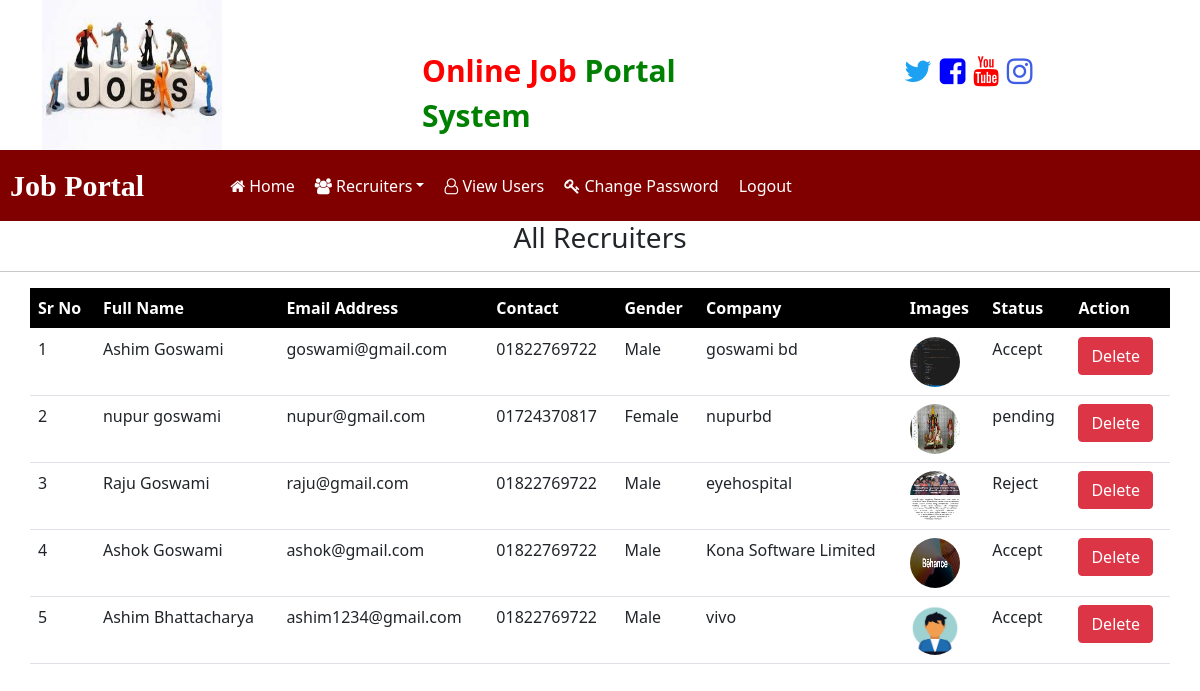
The app's page /recuiter_all/ (signed in), older data.
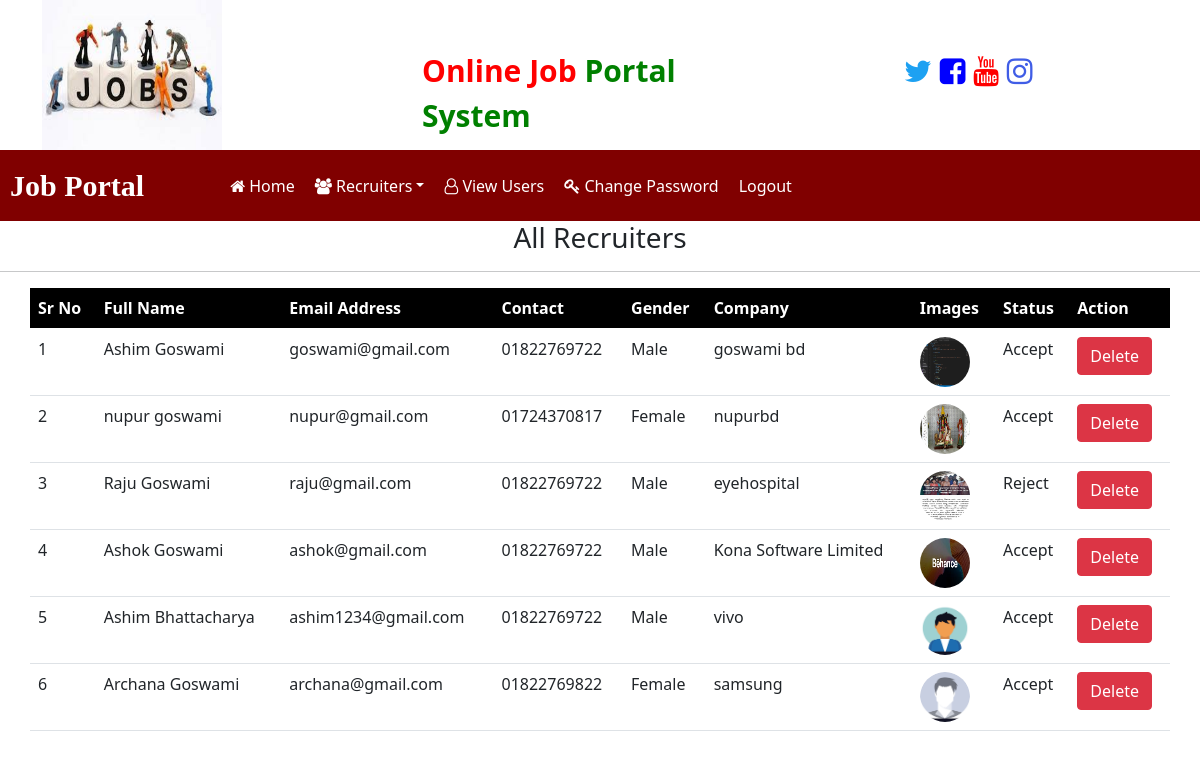
The same page, newer data.
### Recruiters_Login/models.py (models this page shows, shortened)
class Recruiters(models.Model):
    user = models.OneToOneField(User, on_delete=models.CASCADE)
    mobile = models.CharField(max_length=20, null=True)
    image = models.FileField(null=True)
    gender = models.CharField(max_length=10, null=True)
    company = models.CharField(max_length=100, null=True)
    Type = models.CharField(max_length=15, null=True)
    status = models.CharField(max_length=30, null=True)

### job/views.py (the view)
# urls.py: path('recuiter_all/', views.recuiter_all, name="recuiter_all"),
@login_required
def recuiter_all(request):
    data = Recruiters.objects.all()
    context = {'data':data}
    return render(request, 'job/recruiter_all.html', context)

### templates/job/recruiter_all.html
{% load static %}
{% block content %}
{% include 'job/admin_navbar.html' %}
<h3 class="text-center">All Recruiters</h3>
<hr>
<table id="example" class="table table-hover container">
    <thead style="background-color: black; color: white;">
        <tr>
            <th>Sr No</th>
            <th>Full Name</th>
            <th>Email Address</th>
            <th>Contact</th>
            <th>Gender</th>
            <th>Company</th>
            <th>Images</th>
            <th>Status</th>
            <th>Action</th>
        </tr>
    </thead>
    <tbody>
        {% for i in data %}
        <tr>
            <td>{{forloop.counter}}</td>
            <td>{{i.user.first_name}} {{ i.user.last_name}}</td>
            <td>{{i.user.username}}</td>
            <td>{{i.mobile}}</td>
            <td>{{i.gender}}</td>
            <td>{{i.company}}</td>
            <td><img src="{{i.image.url}}" style="height:50px; width: 50px; border-radius: 50%;"></td>
            <td>{{i.status}}</td>
            <td><a href="{% url 'job:delete_recruiter' i.id %}" class="btn btn-danger">Delete</a></td>
        </tr>
        {% endfor %}
    </tbody>
</table>
{% endblock content %}

Row changes from the older to the newer data that the page shows:
changed Recruiters "nupurbd": status "pending" → "Accept"
added Recruiters: user.first_name "Archana", user.last_name "Goswami", user.username "archana@gmail.com", mobile "01822769822", gender "Female", company "samsung", image (picture), status "Accept"
